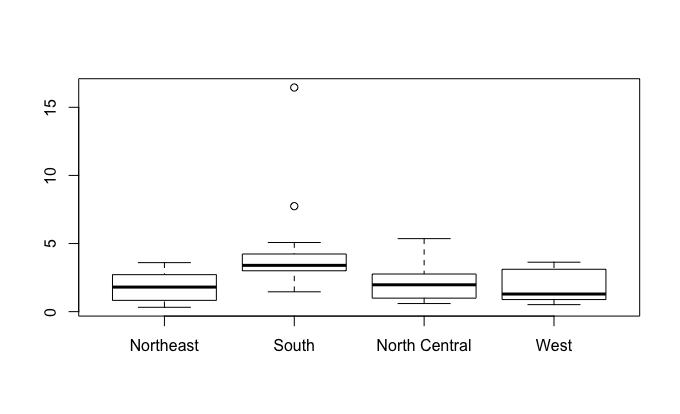

Here is the R script that generated this plot:
library(dslabs)
library(dplyr)
data("murders")
murders<-mutate(murders, rate=total/population*100000)
boxplot(rate~region, data=murders)
